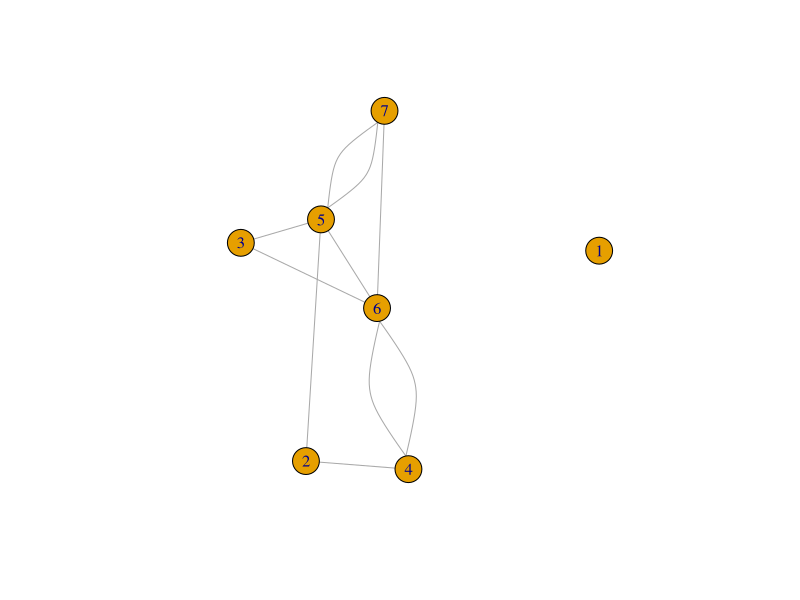
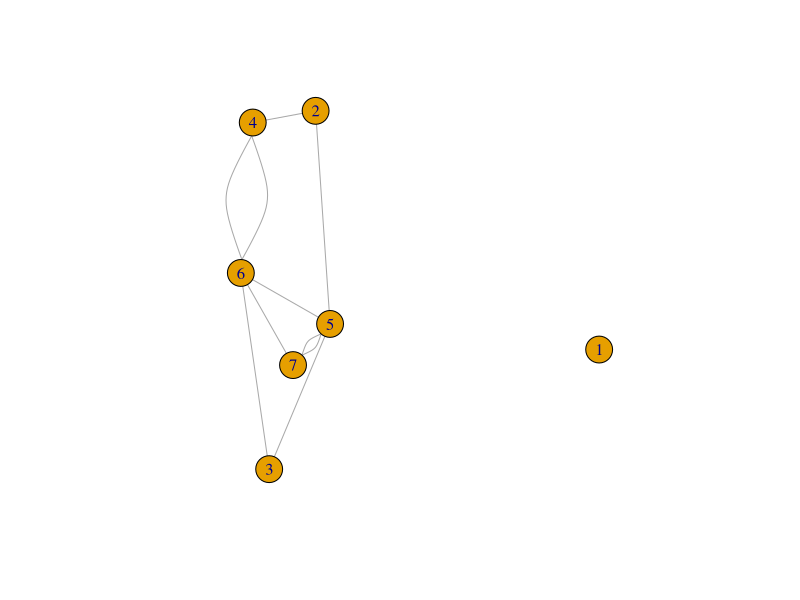

These charts were generated, in order, by the following R code:
# install.packages('igraph')
library('igraph')

##### Undirected binary network without weights #####
values = round(runif(20,1,7), 0)
g = graph(edges = values, directed = FALSE) # Create a graph

class(g) # The class of the g object
graph_id(g) # The ID of the object g
V(g) # With this, obtain the vertices of g
vcount(g) # This is the order of g
E(g) # This is the edges of g
ecount(g) # This is the size of the graph
is_simple(g) # To know if is simple or multigraph

print_all(g)
windows();plot(g) # The plot of the graph.

# In this case, we found that if we not use the directed parameter
# by default create a directed network, but if we put false, the network
# would be undirected.

##### Undirected binary network with weights #####
wg = g # Create a copy of the g graph
E(wg)$weight = 15*round(runif(ecount(wg)), 3) # Assign the weights of each edges
E(wg)$weight # See the weights

windows();plot(wg)

##### Directed binary network without weights #####
dg = graph(values) # Create a directed binary network. In this case, we don't use
                   # the directed parameter. For this, the graph is directed.


install.packages("languageserver")
